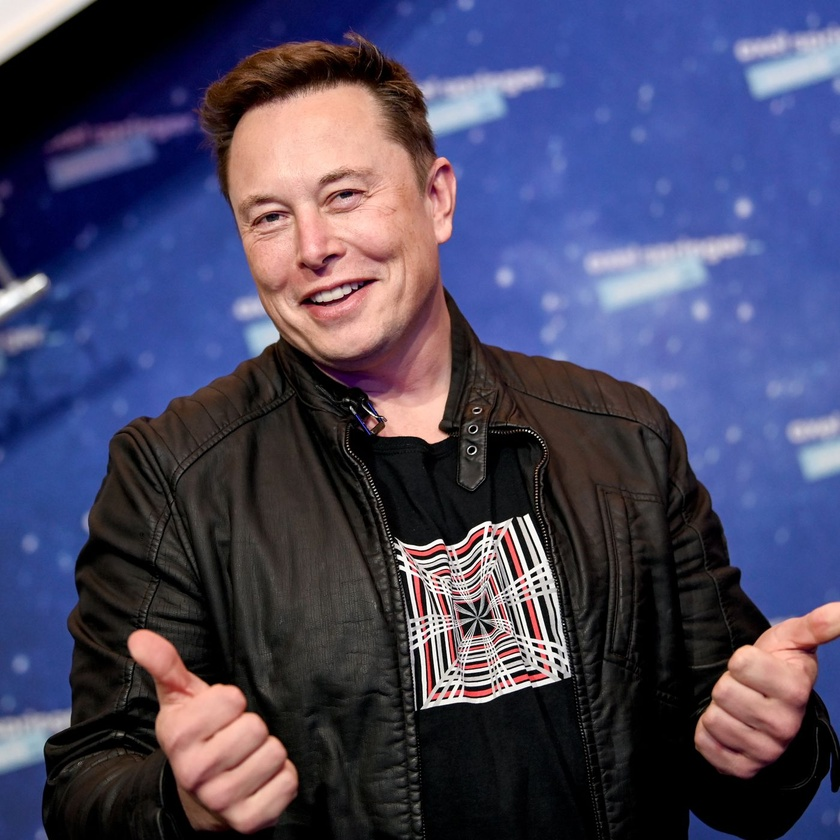
#> input picture test_image.jpg, 840 x 840 px, shrunk from 1400 x 1400 before the run
$ python test.py
#> lines starting #> are read from the running program, lines starting #| are printed output that depends on the picture
from PIL import Image, ImageOps,ImageFilter


image_path = "test_image.jpg"

def image_transform(image_path, transformation):

#> called with image_path = 'test_image.jpg', transformation = 'solar'
	image = Image.open(image_path)
#> image is the input picture: PIL image 840x840 RGB; mean R, G, B 71.8, 69.9, 97.3

	if transformation == 'grayscale':
		result = ImageOps.grayscale(image)
	elif transformation == 'poster':
		result = ImageOps.posterize(image, 3)
	elif transformation == 'solar':
		result = ImageOps.solarize(image, threshold=80)
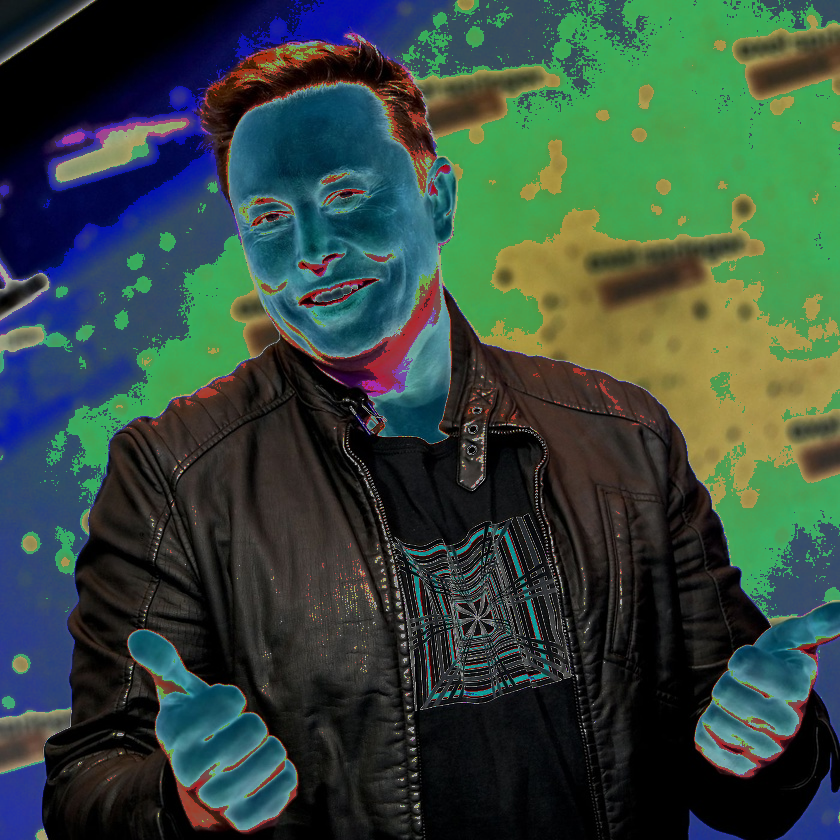
#> result: PIL image 840x840 RGB; mean R, G, B 52.5, 72.2, 62.8

	result.save("result_image_test.jpg")

image_transform(image_path, 'solar')
